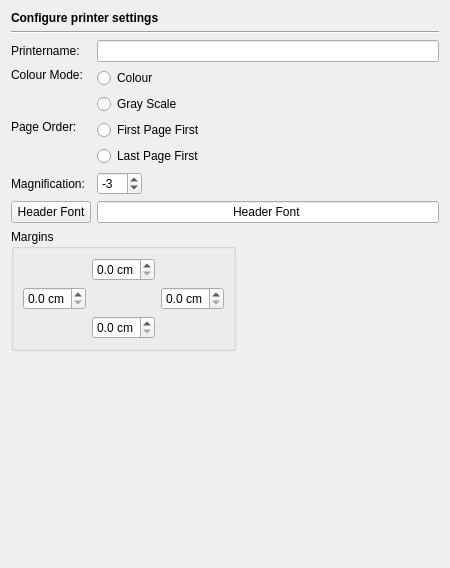
<ui version="4.0" >
 <class>PrinterPage</class>
 <widget class="QWidget" name="PrinterPage" >
  <property name="geometry" >
   <rect>
    <x>0</x>
    <y>0</y>
    <width>446</width>
    <height>568</height>
   </rect>
  </property>
  <layout class="QVBoxLayout" >
   <item>
    <widget class="QLabel" name="headerLabel" >
     <property name="text" >
      <string>&lt;b>Configure printer settings&lt;/b></string>
     </property>
    </widget>
   </item>
   <item>
    <widget class="Line" name="line7" >
     <property name="frameShape" >
      <enum>QFrame::HLine</enum>
     </property>
     <property name="frameShadow" >
      <enum>QFrame::Sunken</enum>
     </property>
     <property name="orientation" >
      <enum>Qt::Horizontal</enum>
     </property>
    </widget>
   </item>
   <item>
    <layout class="QGridLayout" >
     <item row="1" column="1" colspan="2" >
      <widget class="QFrame" name="frame_2" >
       <property name="frameShape" >
        <enum>QFrame::NoFrame</enum>
       </property>
       <layout class="QVBoxLayout" >
        <property name="margin" >
         <number>0</number>
        </property>
        <item>
         <widget class="QRadioButton" name="printerColorButton" >
          <property name="text" >
           <string>Colour</string>
          </property>
         </widget>
        </item>
        <item>
         <widget class="QRadioButton" name="printerGrayscaleButton" >
          <property name="text" >
           <string>Gray Scale</string>
          </property>
         </widget>
        </item>
       </layout>
      </widget>
     </item>
     <item row="2" column="1" colspan="2" >
      <widget class="QFrame" name="frame" >
       <property name="frameShape" >
        <enum>QFrame::NoFrame</enum>
       </property>
       <layout class="QVBoxLayout" >
        <property name="spacing" >
         <number>6</number>
        </property>
        <property name="margin" >
         <number>0</number>
        </property>
        <item>
         <widget class="QRadioButton" name="printFirstPageFirstButton" >
          <property name="text" >
           <string>First Page First</string>
          </property>
         </widget>
        </item>
        <item>
         <widget class="QRadioButton" name="printFirstPageLastButton" >
          <property name="text" >
           <string>Last Page First</string>
          </property>
         </widget>
        </item>
       </layout>
      </widget>
     </item>
     <item row="0" column="1" colspan="2" >
      <widget class="QLineEdit" name="printerNameEdit" />
     </item>
     <item row="0" column="0" >
      <widget class="QLabel" name="TextLabel1" >
       <property name="text" >
        <string>Printername:</string>
       </property>
      </widget>
     </item>
     <item row="3" column="0" >
      <widget class="QLabel" name="TextLabel3" >
       <property name="text" >
        <string>Magnification:</string>
       </property>
      </widget>
     </item>
     <item row="4" column="1" colspan="2" >
      <widget class="QLineEdit" name="printheaderFontSample" >
       <property name="focusPolicy" >
        <enum>Qt::NoFocus</enum>
       </property>
       <property name="text" >
        <string>Header Font</string>
       </property>
       <property name="alignment" >
        <set>Qt::AlignHCenter</set>
       </property>
       <property name="readOnly" >
        <bool>true</bool>
       </property>
      </widget>
     </item>
     <item row="4" column="0" >
      <widget class="QPushButton" name="printheaderFontButton" >
       <property name="toolTip" >
        <string>Press to select the font for the page headers</string>
       </property>
       <property name="text" >
        <string>Header Font</string>
       </property>
      </widget>
     </item>
     <item row="3" column="1" >
      <widget class="QSpinBox" name="printMagnificationSpinBox" >
       <property name="minimum" >
        <number>-10</number>
       </property>
       <property name="maximum" >
        <number>10</number>
       </property>
       <property name="value" >
        <number>-3</number>
       </property>
      </widget>
     </item>
     <item row="1" column="0" >
      <widget class="QLabel" name="TextLabel2" >
       <property name="text" >
        <string>Colour Mode:</string>
       </property>
       <property name="alignment" >
        <set>Qt::AlignTop</set>
       </property>
      </widget>
     </item>
     <item row="2" column="0" >
      <widget class="QLabel" name="TextLabel4" >
       <property name="text" >
        <string>Page Order:</string>
       </property>
       <property name="alignment" >
        <set>Qt::AlignTop</set>
       </property>
      </widget>
     </item>
     <item row="3" column="2" >
      <spacer>
       <property name="orientation" >
        <enum>Qt::Horizontal</enum>
       </property>
       <property name="sizeHint" stdset="0" >
        <size>
         <width>251</width>
         <height>20</height>
        </size>
       </property>
      </spacer>
     </item>
    </layout>
   </item>
   <item>
    <layout class="QHBoxLayout" >
     <item>
      <widget class="QGroupBox" name="groupBox" >
       <property name="title" >
        <string>Margins</string>
       </property>
       <layout class="QGridLayout" >
        <item row="0" column="1" >
         <widget class="QDoubleSpinBox" name="topMarginSpinBox" >
          <property name="toolTip" >
           <string>Enter the top margin in cm.</string>
          </property>
          <property name="suffix" >
           <string> cm</string>
          </property>
          <property name="decimals" >
           <number>1</number>
          </property>
          <property name="maximum" >
           <double>9.900000000000000</double>
          </property>
          <property name="singleStep" >
           <double>0.500000000000000</double>
          </property>
         </widget>
        </item>
        <item row="1" column="0" >
         <widget class="QDoubleSpinBox" name="leftMarginSpinBox" >
          <property name="toolTip" >
           <string>Enter the left margin in cm.</string>
          </property>
          <property name="suffix" >
           <string> cm</string>
          </property>
          <property name="decimals" >
           <number>1</number>
          </property>
          <property name="maximum" >
           <double>9.900000000000000</double>
          </property>
          <property name="singleStep" >
           <double>0.500000000000000</double>
          </property>
         </widget>
        </item>
        <item row="1" column="2" >
         <widget class="QDoubleSpinBox" name="rightMarginSpinBox" >
          <property name="toolTip" >
           <string>Enter the right margin in cm.</string>
          </property>
          <property name="suffix" >
           <string> cm</string>
          </property>
          <property name="decimals" >
           <number>1</number>
          </property>
          <property name="maximum" >
           <double>9.900000000000000</double>
          </property>
          <property name="singleStep" >
           <double>0.500000000000000</double>
          </property>
         </widget>
        </item>
        <item row="2" column="1" >
         <widget class="QDoubleSpinBox" name="bottomMarginSpinBox" >
          <property name="toolTip" >
           <string>Enter the bottom margin in cm.</string>
          </property>
          <property name="suffix" >
           <string> cm</string>
          </property>
          <property name="decimals" >
           <number>1</number>
          </property>
          <property name="maximum" >
           <double>9.900000000000000</double>
          </property>
          <property name="singleStep" >
           <double>0.500000000000000</double>
          </property>
         </widget>
        </item>
       </layout>
      </widget>
     </item>
     <item>
      <spacer>
       <property name="orientation" >
        <enum>Qt::Horizontal</enum>
       </property>
       <property name="sizeHint" stdset="0" >
        <size>
         <width>40</width>
         <height>20</height>
        </size>
       </property>
      </spacer>
     </item>
    </layout>
   </item>
   <item>
    <spacer>
     <property name="orientation" >
      <enum>Qt::Vertical</enum>
     </property>
     <property name="sizeHint" stdset="0" >
      <size>
       <width>428</width>
       <height>61</height>
      </size>
     </property>
    </spacer>
   </item>
  </layout>
 </widget>
 <tabstops>
  <tabstop>printerNameEdit</tabstop>
  <tabstop>printerColorButton</tabstop>
  <tabstop>printerGrayscaleButton</tabstop>
  <tabstop>printFirstPageFirstButton</tabstop>
  <tabstop>printFirstPageLastButton</tabstop>
  <tabstop>printMagnificationSpinBox</tabstop>
  <tabstop>printheaderFontButton</tabstop>
  <tabstop>topMarginSpinBox</tabstop>
  <tabstop>leftMarginSpinBox</tabstop>
  <tabstop>rightMarginSpinBox</tabstop>
  <tabstop>bottomMarginSpinBox</tabstop>
 </tabstops>
 <resources/>
 <connections/>
</ui>
